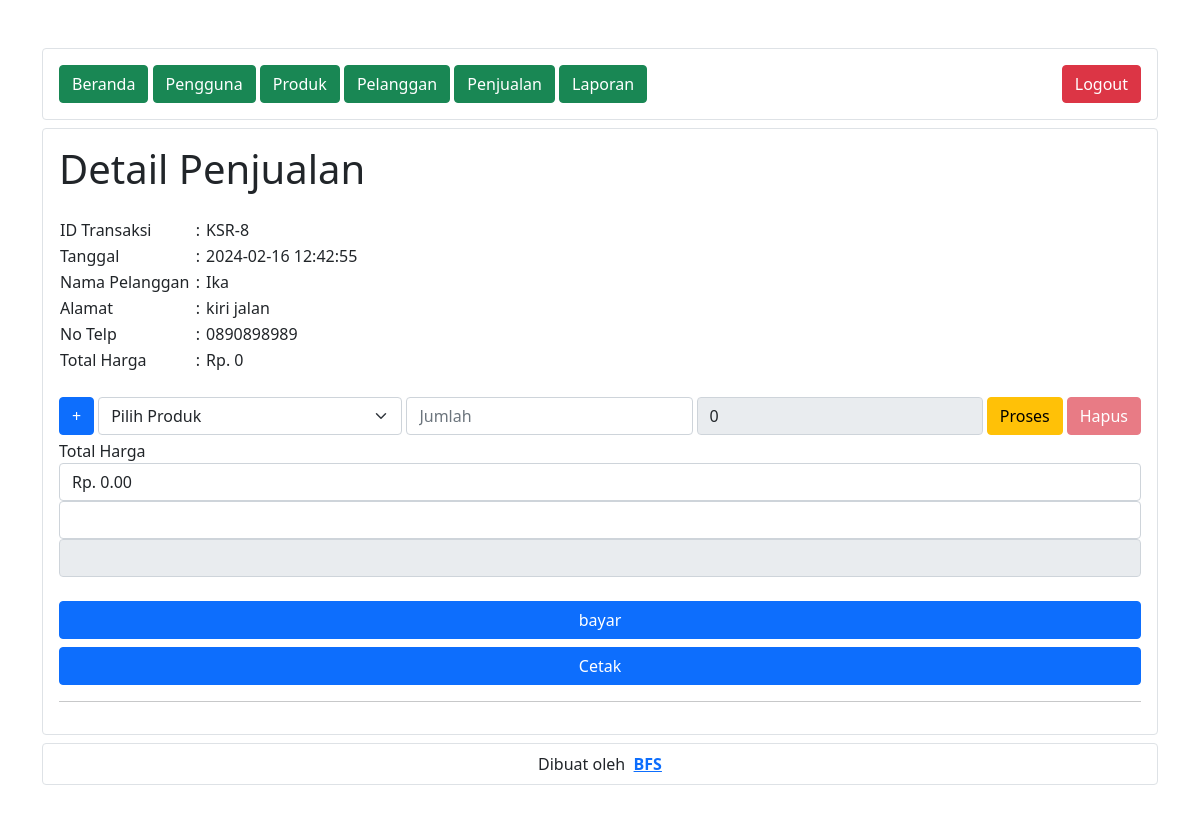
The app's page /pages/penjualan/detail.php?id=8 (signed in) with its own data.
### tables this page shows
CREATE TABLE `penjualan` (
  `id` int(10) UNSIGNED NOT NULL,
  `tanggal` datetime NOT NULL,
  `total_harga` int(11) NOT NULL,
  `id_pelanggan` int(10) UNSIGNED NOT NULL,
  `bayar` int(11) DEFAULT NULL,
  `kembalian` int(11) NOT NULL
);

CREATE TABLE `pelanggan` (
  `id` int(10) UNSIGNED NOT NULL,
  `nama` varchar(50) NOT NULL,
  `alamat` text NOT NULL,
  `no_telp` varchar(50) NOT NULL
);

### function/config.php (called while the page is built, shortened)
<?php
class Database
{
    public function query($sql, $data, $fetch = false)
    {
        require('connection.php');
        $q = $db->prepare($sql);
        $q->execute($data);
        return $fetch ? $q->fetch(2) : $q;
    }
}

### pages/penjualan/class.php (called while the page is built, shortened)
<?php
require('../../function/config.php');
class Penjualan
{
    private $db;
    public function __construct()
    {
        $this->db = new Database();
    }
    public function dataProduk()
    {
        $sql = "SELECT * FROM produk";
        $result = $this->db->query($sql, []);
        $rows = [];
        while ($row = $result->fetch(2)) {
            $rows[] = $row;
        }
        return $rows;
    }
    public function show($id)
    {
        $sql = "SELECT penjualan.*, pelanggan.nama as nama_pelanggan, pelanggan.alamat as alamat_pelanggan, pelanggan.no_telp as no_telp_pelanggan FROM penjualan JOIN pelanggan ON pelanggan.id = penjualan.id_pelanggan WHERE penjualan.id = ?";
        $result = $this->db->query($sql, [$id], true);
        return $result;
    }
}

### pages/penjualan/detail.php (the view, shortened to what this page needs)
<?php
require('../layout/header.php');
require('class.php');
$penjualan = new Penjualan();
?>
<div id="content">
    <h1>Detail Penjualan</h1>
    <table class="my-4">
        <?php $data_detail = $penjualan->show($_GET['id']) ?>
        <tr>
            <td>ID Transaksi</td>
            <td>&nbsp;:</td>
            <td>&nbsp;KSR-<?= $data_detail['id'] ?></td>
        </tr>
        <tr>
            <td>Tanggal</td>
            <td>&nbsp;:</td>
            <td>&nbsp;<?= $data_detail['tanggal'] ?></td>
        </tr>
        <tr>
            <td>Nama Pelanggan</td>
            <td>&nbsp;:</td>
            <td>&nbsp;<?= $data_detail['nama_pelanggan'] ?></td>
        </tr>
        <tr>
            <td>Alamat</td>
            <td>&nbsp;:</td>
            <td>&nbsp;<?= $data_detail['alamat_pelanggan'] ?></td>
        </tr>
        <tr>
            <td>No Telp</td>
            <td>&nbsp;:</td>
            <td>&nbsp;<?= $data_detail['no_telp_pelanggan'] ?></td>
        </tr>
        <tr>
            <td>Total Harga</td>
            <td>&nbsp;:</td>
            <td>&nbsp;Rp. <?= $data_detail['total_harga'] ?></td>
        </tr>
    </table>
    <div class="">
        <?php foreach ($penjualan->dataDetailPenjualan($_GET['id']) as $value) : ?>
            <div class="d-flex gap-1 my-1">
                <button class="btn btn-primary" disabled>+</button>
                <select name="produk" class="form-select" disabled>
                    <option value=""></option>
                    <option value="<?= $value['id'] ?>" selected><?= $value['nama_produk'] ?></option>
                </select>
                <input type="number" class="form-control" name="jumlah[]" min="0" value="<?= $value['jumlah'] ?>" disabled>
                <input type="number" class="form-control" readonly name="subtotal[]" value="<?= $value['sub_total'] ?>" disabled>
                <div class="d-flex gap-1">
                    <button class="btn btn-warning" disabled>Proses</button>
                    <form action="" method="post">
                        <button type="submit" name="hapus" value="<?= $value['id'] ?>" class="btn btn-danger">Hapus</button>
                    </form>
                </div>
            </div>
        <?php endforeach; ?>
        <form action="" method="post" class="" id="data-input-fill">
            <div id="data-input-detail">
                <div class="d-flex gap-1 my-1">
                    <button class="btn btn-primary" id="button-add-produk">+</button>
                    <select name="produk[]" class="form-select" id="produk-select">
                        <option value="">Pilih Produk</option>
                        <?php foreach ($penjualan->dataProduk() as $value) : ?>
                            <option id="produk-<?= $value['id'] ?>" data-stok="<?= $value['stok'] ?>" data-harga="<?= $value['harga'] ?>" value="<?= $value['id'] ?>"><?= $value['nama'] ?></option>
                        <?php endforeach; ?>
                    </select>
                    <input type="number" class="form-control" placeholder="Jumlah" name="jumlah[]" min="0">
                    <input type="number" class="form-control" value="0" name="subtotal[]" readonly>
                    <button id="button-proses-harga" data-id="<?= $value['id'] ?>" class="btn btn-warning">Proses</button>
                    <button id="button-hapus-input" class="btn btn-danger" disabled>Hapus</button>
                </div>
            </div>
            <div>
                <label for="total_harga">Total Harga</label>
                <input type="text" name="total_harga" id="total_harga" class="form-control">
                 <input type="number" name="bayar" id ="bayar" class="form-control" oninput="Kembalian()">
                 <input type="number" name="kembalian" id="kembalian" class="form-control" readonly>
            </div>
            <div class="form-group col-lg-12 mt-4">
                <button type="submit" name="simpan" class="btn w-100 btn-primary">bayar</button>
                <button type="submit" name="cetak" class="mt-2 btn w-100 btn-primary" formaction="cetak_nota.php?id=<?= $_GET['id'] ?>">Cetak</button>
            </div>
        </form>
    </div>
    <hr>
</div>
<?php
require('../layout/footer.php');
?>

### records on screen
penjualan: id "8", tanggal "2024-02-16 12:42:55", id_pelanggan.nama "Ika", id_pelanggan.alamat "kiri jalan", id_pelanggan.no_telp "0890898989", total_harga "0"
